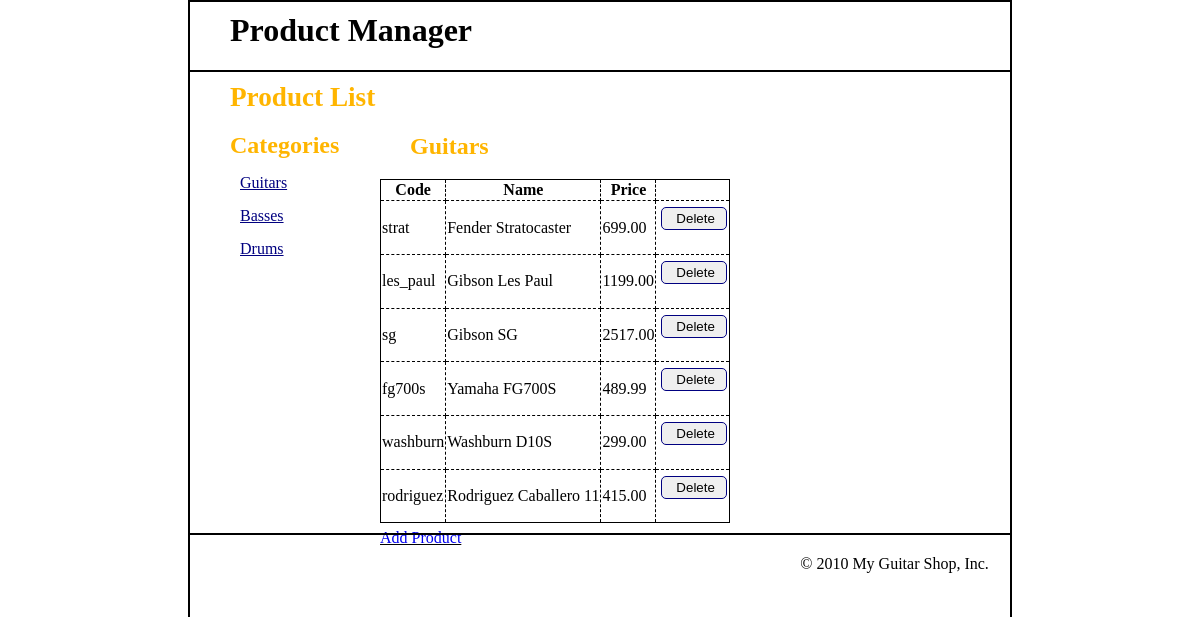
The page / on the database its author committed.
### tables this page shows
CREATE TABLE `categories` (
  `categoryID` int(11) NOT NULL,
  `categoryName` varchar(255) NOT NULL
);

CREATE TABLE `products` (
  `productID` int(11) NOT NULL,
  `categoryID` int(11) NOT NULL,
  `productCode` varchar(10) NOT NULL,
  `productName` varchar(255) NOT NULL,
  `listPrice` decimal(10,2) NOT NULL
);

### index.php (the view, shortened to what this page needs)
<?php
include('database.php');
if (!isset($category_id)) {
    $category_id = filter_input(INPUT_GET, 'category_id', FILTER_VALIDATE_INT);
    if ($category_id == NULL || $category_id == FALSE) {
        $category_id = 1;
    }
}
$queryCategory = 'SELECT * FROM categories WHERE categoryID = :category_id';
$statement1 = $db->prepare($queryCategory);
$statement1->bindValue(':category_id', $category_id);
$statement1->execute();
$category = $statement1->fetch();
$category_name = $category['categoryName'];
$queryAllCategories = 'SELECT * FROM categories ORDER BY categoryID';
$statement2 = $db->prepare($queryAllCategories);
$statement2->execute();
$categories = $statement2->fetchAll();
$queryProducts = 'SELECT * FROM products WHERE categoryID = :category_id ORDER BY productID';
$statement3 = $db->prepare($queryProducts);
$statement3->bindValue(':category_id', $category_id);
$statement3->execute();
$products = $statement3->fetchAll();
?>
<link rel="stylesheet" type="text/css" href="test.css" />
<body>
    <header>
        <h1 style="position:relative;right:-30px;">Product Manager</h1>
        <h1 style="border-bottom: 2px solid black;margin-top:20px;margin-left:-12px;margin-right:-12px;"></h1>
    </header>
    <main>
        <h1 id="productList">Product List</h1>
        <h2 id="categories"><a href="categoryList.php" style="color: rgb(255, 181, 0);">Categories</a></h2>
        <aside>
            <nav>
                <ul>
                    <div class="pList">
                        <?php foreach ($categories as $category) : ?>
                            <li style="margin: 15px 0;"><a style="text-decoration:underline; position:relative; right:30px; top:-95px; color:#000080;" href="?category_id=<?php echo $category['categoryID']; ?>">
                                    <?php echo $category['categoryName'];?>
                                </a>
                            </li>
                        <?php endforeach; ?>
                    </div>
                </ul>
            </nav>
        </aside>
        <section>
            <div class="tableIndex">
                <h2><?php echo $category_name; ?></h2>
                <table>
                    <tr>
                        <th>Code</th>
                        <th>Name</th>
                        <th>Price</th>
                        <th></th>
                    </tr>
                    <?php foreach ($products as $product) : ?>
                        <tr>
                            <td><?php echo $product['productCode']; ?></td>
                            <td><?php echo $product['productName']; ?></td>
                            <td class="right"><?php echo $product['listPrice']; ?></td>
                            <td>
                                <form action="delete.php" method="post">
                                    <input id="delete" type="submit" value="Delete">
                                </form>
                            </td>
                        </tr>
                    <?php endforeach; ?>
                </table>
            </div>
            <p style="text-decoration:underline; margin-left: 100px; margin-top:6px;"><a href="form.php">Add Product</a></p>
        </section>
    </main>
    <footer style="border-top: 2px solid black;position: absolute; top:353; width: 824px;margin-left:-12px">
                <p style="margin-left: 74.3%; margin-top:2;">&copy; <?php echo date(2010); ?> My Guitar Shop, Inc.</p>
    </footer>
</body>
</html>

### test.css (style rules this page uses)
h2 { color: rgb(255, 181, 0); margin-left: 30px; }
#productList { color: rgb(255, 181, 0); margin-top: 50px; margin-left: -50px; font-size: 170%; }
#categories { margin-left: -50px; margin-top: 5px; }
footer { margin-top: 15%; }
body { max-width: 800px; max-height: 600px; margin: auto; background: white; padding: 10px; border: 2px solid black; }
input { padding: 3px 0px 3px 3px; margin: 5px 1px 3px 0px; border: 1px solid #000080; width:10em; margin-bottom: .5em; margin-left:.25em; }
#delete { margin: 5px 1px 3px 0px; border: 1px solid #000080; width:5em; margin-bottom: .5em; margin-left:.25em; border-radius:5px; }
main { position: relative; left:80px; top:-40px; }
.tableIndex { margin-left:100px; margin-top: -240px; }

### index.php (style rules this page uses)
table { border: 1px solid black; border-collapse: collapse; }
th, td { border: 1px solid black; border-style: dashed; }
ul { list-style: none; }
a { text-decoration: none; }
.pList { margin-left: -50px; margin-top: 110px; }

### rows shown on the page
categories: categoryName "Guitars"
categories: categoryName "Basses"
categories: categoryName "Drums"
products: productCode "strat", productName "Fender Stratocaster", listPrice "699.00"
products: productCode "les_paul", productName "Gibson Les Paul", listPrice "1199.00"
products: productCode "sg", productName "Gibson SG", listPrice "2517.00"
products: productCode "fg700s", productName "Yamaha FG700S", listPrice "489.99"
products: productCode "washburn", productName "Washburn D10S", listPrice "299.00"
products: productCode "rodriguez", productName "Rodriguez Caballero 11", listPrice "415.00"

### other values the page prints
date(2010) "2010"
